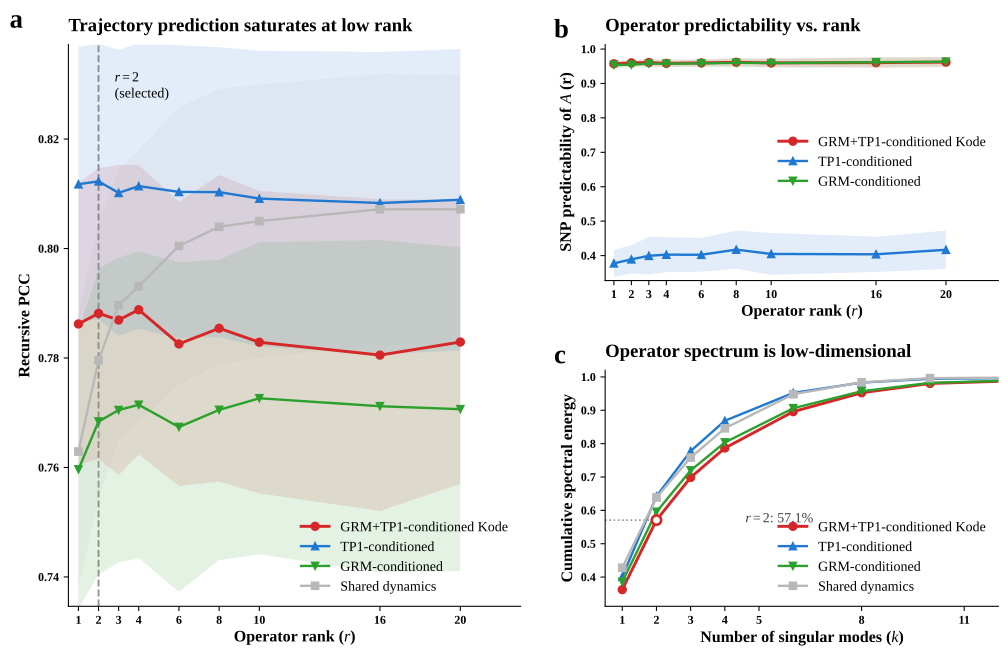

Here is the Python script that generated this plot:
# -*- coding: utf-8 -*-
"""fig_rank_rice.py — 水稻 Fig.4 (rank 分析): **一个脚本出 a / b / c 三个面板**。

数据全部自动读取 (与 fig_rank_arab.py 同一模板):
  panel a : outputs/reproduce/rank_sweep_rice_dg10/agg.csv   -> pcc_mean / pcc_std   (轨迹预测 PCC vs rank)
  panel b : 同上                               -> ext_A_mean / ext_A_std (算子 A 的 SNP 可预测性 vs rank)
  panel c : 同目录 fig_rank_rice_energy.csv (cond, k, energy);
            没有则从 outputs/reproduce/rank_sweep_rice_dg10/cache/f*_{cond}_r20_i*_ep1000.npz 现算累积谱能量
            (与玉米 panel c 同一口径, 最大 rank 20=P)

输出 (同目录):
  fig_rank_rice.svg        只出 SVG
  fig_rank_rice_data.csv   画图长表 (panel, dataset, series, x, mean, sd)  —— 便于复核

线名与图三 (cond ladder) 统一:
  full -> GRM+TP1-conditioned Kode | tp1 -> TP1-conditioned | grm -> GRM-conditioned | const -> Shared dynamics
注意: rice 的 full 低于 tp1only/const, 即 GRM 在该数据集上是负贡献 (与 cond ladder 一致)。
"""
import os, glob, sys
import numpy as np
import pandas as pd
import matplotlib
matplotlib.use("Agg")
import matplotlib.pyplot as plt
from matplotlib.gridspec import GridSpec

HERE = os.path.dirname(os.path.abspath(__file__))
BASE = os.path.normpath(os.path.join(HERE, "..", "..", "..", ".."))
RUN  = os.path.join(BASE, "outputs", "reproduce", "rank_sweep_rice_dg10")
AGG  = os.path.join(RUN, "agg.csv")
CACHE= os.path.join(RUN, "cache")
OUT  = os.path.join(HERE, "fig_rank_rice.svg")
DATA = os.path.join(HERE, "fig_rank_rice_data.csv")
ENERG= os.path.join(HERE, "fig_rank_rice_energy.csv")   # panel c 现成谱能量 (没有才从 cache 现算)
DS   = "rice"
MAXR = 20                                  # 谱能量用最大 rank (=P=20) 的 cache
KS   = [1, 2, 3, 4, 6, 8, 10, 16, 20]   # 与 rank 网格一致
COND2SERIES = {"full": "full", "tp1only": "tp1", "grmonly": "grm", "const": "shared"}

plt.rcParams.update({
    "font.family": "serif", "font.serif": ["Times New Roman", "DejaVu Serif"],
    "font.size": 10.5, "axes.labelweight": "bold", "axes.titleweight": "bold",
    "mathtext.fontset": "custom", "mathtext.rm": "Times New Roman",
    "mathtext.it": "Times New Roman:italic", "mathtext.bf": "Times New Roman:bold",
    "savefig.dpi": 300, "figure.dpi": 110, "svg.fonttype": "none",
})

# 线名/线型 (与图三统一; 要改线就改这里)
SERIES_STYLE = {
    "full":   dict(color="#d62728", marker="o", ls="-", lw=2.2, ms=6.0, label="GRM+TP1-conditioned Kode"),
    "tp1":    dict(color="#1f78d1", marker="^", ls="-", lw=1.8, ms=5.5, label="TP1-conditioned"),
    "grm":    dict(color="#2ca02c", marker="v", ls="-", lw=1.8, ms=5.5, label="GRM-conditioned"),
    "shared": dict(color="#b8b8b8", marker="s", ls="-", lw=1.8, ms=5.5, label="Shared dynamics"),
}
ORDER = ["full", "tp1", "grm", "shared"]
EXCLUDE = {"b": {"shared"}}     # const/shared 的算子无方差 -> SNP 可预测性无定义


def cum_energy(K):
    """K: (N, P, P). 逐个体累积谱能量份额 -> (N, P)."""
    sv = np.linalg.svd(K, compute_uv=False)
    esq = sv ** 2
    return np.cumsum(esq, axis=1) / esq.sum(1)[:, None]


def add(rows, panel, series, x, mean, sd=np.nan):
    rows.append(dict(panel=panel, dataset=DS, series=series, x=int(x),
                     mean=float(mean), sd=float(sd) if sd is not None and np.isfinite(sd) else np.nan))


def build_data():
    if not os.path.isfile(AGG):
        raise SystemExit(f"缺少 {AGG}\n先跑 rank sweep:  python reproduce/arab/knode_rank_genetics_value_arab.py")
    agg = pd.read_csv(AGG)
    rows = []
    for _, r in agg.iterrows():
        s = COND2SERIES.get(r["cond"])
        if s is None:
            continue
        add(rows, "a", s, r["rank"], r["pcc_mean"], r.get("pcc_std"))
        add(rows, "b", s, r["rank"], r["ext_A_mean"], r.get("ext_A_std"))

    # ---- panel c: 优先读现成的 energy csv (本地画图用); 没有才从 max-rank cache 现算 (服务器上) ----
    if os.path.isfile(ENERG):
        en = pd.read_csv(ENERG)
        print(f"[panel c] 读现成 {ENERG} (rows={len(en)})")
    else:
        files = sorted(glob.glob(os.path.join(CACHE, f"f*_*_r{MAXR}_i*_ep*.npz")))
        if not files:
            raise SystemExit(f"既没有 {ENERG}, 也没有 r{MAXR} 的 cache: {CACHE}/f*_*_r{MAXR}_i*_ep*.npz\n"
                             f"先跑 rank sweep (RANKS 里含 {MAXR}), 或把服务器的 energy_maxrank.csv 拷来当 {os.path.basename(ENERG)}")
        print(f"[panel c] 没有 {os.path.basename(ENERG)}, 用 {len(files)} 个 r{MAXR} 的 npz 现算谱能量")
        recs = []
        for f in files:
            b = os.path.basename(f)
            # 文件名: f{fold}_{cond}_r{rank}_i{inner}_ep{epochs}.npz
            cond = b.split("_", 1)[1].split("_r")[0]
            z = np.load(f, allow_pickle=True)
            K = (z["U"] @ z["V"]).astype(np.float32)
            ce = cum_energy(K).mean(0)             # 对个体平均
            for k in KS:
                recs.append(dict(cond=cond, k=k, energy=float(ce[k - 1])))
        en = pd.DataFrame(recs).groupby(["cond", "k"], as_index=False)["energy"].mean()   # 对 fold x inner 平均
        en.to_csv(ENERG, index=False)
        print(f"[panel c] 现算并保存 -> {ENERG}")
    for _, r in en.iterrows():
        s = COND2SERIES.get(r["cond"])
        if s is not None:
            add(rows, "c", s, r["k"], r["energy"], None)

    d = pd.DataFrame(rows)
    d.to_csv(DATA, index=False)
    print(f"saved -> {DATA} | rows = {len(d)}")
    print(d.groupby(["panel", "series"]).size().to_string())
    return d


def get(d, panel, s):
    sub = d[(d.panel == panel) & (d.series == s)].sort_values("x")
    return sub["x"].values, sub["mean"].values, sub["sd"].values


def draw(ax, d, panel, with_band=True):
    handles = []
    excl = EXCLUDE.get(panel, set())
    for s in ORDER:
        if s in excl:
            continue
        x, y, sd = get(d, panel, s)
        if len(x) == 0 or not np.isfinite(y).any():
            continue
        st = SERIES_STYLE[s]
        if with_band and np.isfinite(sd).any():
            ax.fill_between(x, y - sd, y + sd, color=st["color"], alpha=0.13, lw=0, zorder=2)
        ln, = ax.plot(x, y, marker=st["marker"], ms=st["ms"], lw=st["lw"], ls=st["ls"],
                      color=st["color"], zorder=3)
        handles.append(ln)
    return handles


def main():
    d = build_data()
    fig = plt.figure(figsize=(12.5, 7.6))
    gs = GridSpec(2, 2, width_ratios=[1.15, 1.0], height_ratios=[1.0, 1.0], wspace=0.20, hspace=0.38)
    ax1 = fig.add_subplot(gs[:, 0]); ax2 = fig.add_subplot(gs[0, 1]); ax3 = fig.add_subplot(gs[1, 1])

    # ---- a ----
    h = draw(ax1, d, "a")
    ax1.axvline(2, ls="--", lw=1.4, color="gray", alpha=0.85, zorder=1)
    ax1.set_title("Trajectory prediction saturates at low rank", loc="left", fontsize=14,
                  fontweight="bold", pad=10)
    ax1.set_xlabel(r"Operator rank ($r$)", fontsize=12); ax1.set_ylabel("Recursive PCC", fontsize=12)
    xr = get(d, "a", "full")[0]
    ax1.set_xlim(0.5, float(xr.max()) + 3)
    vals = [v for s in ORDER if s not in EXCLUDE.get("a", set()) for v in get(d, "a", s)[1] if np.isfinite(v)]
    lo, hi = min(vals) - 0.025, max(vals) + 0.025
    ax1.set_ylim(lo, hi)
    ax1.text(2.8, hi - 0.005, r"$r=2$" + "\n(selected)", fontsize=10.5, va="top")
    ax1.set_xticks(xr)
    ax1.legend(handles=h, labels=[SERIES_STYLE[s]["label"] for s in ORDER
               if len(get(d, "a", s)[0])], frameon=False, fontsize=10.5, loc="lower right")

    # ---- b ----
    h = draw(ax2, d, "b")
    ax2.set_title("Operator predictability vs. rank", loc="left", fontsize=14, fontweight="bold", pad=10)
    ax2.set_xlabel(r"Operator rank ($r$)", fontsize=12)
    ax2.set_ylabel(r"SNP predictability of $A$ (r)", fontsize=12)
    ax2.set_xlim(0.5, float(xr.max()) + 3)
    bvals = [v for s in ORDER if s not in EXCLUDE.get("b", set()) for v in get(d, "b", s)[1] if np.isfinite(v)]
    ax2.set_ylim(min(bvals) - 0.05, max(bvals) + 0.05)
    ax2.set_xticks(xr)
    ax2.legend(handles=h, labels=[SERIES_STYLE[s]["label"] for s in ORDER
               if s not in EXCLUDE.get("b", set()) and len(get(d, "b", s)[0])],
               frameon=False, fontsize=10.5, loc="center right")

    # ---- c ----
    h = draw(ax3, d, "c", with_band=False)
    # ---- rank=2 时 full 算子所占的谱能量份额 (不再标 90% 线: 想说明的是 r=2 已占很大份额) ----
    _xf, _yf, _ = get(d, "c", "full")
    _k2 = int(np.where(_xf == 2)[0][0])
    _y2 = float(_yf[_k2])
    ax3.hlines(_y2, 0.5, 2, ls=":", lw=1.2, color="0.55", zorder=1)
    ax3.plot([2], [_y2], marker="o", ms=7, mfc="white",
             mec=SERIES_STYLE["full"]["color"], mew=2.0, zorder=5)
    # 2026-09-22: 原来放在 x=2.5 会压在 k=2~4 的曲线交叠区上, 右移到曲线下方的空白楔形区
    ax3.text(4.6, _y2, r"$r=2$: %.1f%%" % (100 * _y2), fontsize=10.5, va="center", color="0.25")
    ax3.set_title("Operator spectrum is low-dimensional", loc="left", fontsize=14,
                  fontweight="bold", pad=10)
    ax3.set_xlabel(r"Number of singular modes ($k$)", fontsize=12)
    ax3.set_ylabel("Cumulative spectral energy", fontsize=12)
    # y 轴自适应: 按 x 显示范围内的所有点定下限, 避免低 k 的点被裁掉
    _vals = []
    for _s in ORDER:
        _xs, _ys, _sd = get(d, "c", _s)
        _vals += [float(_v) for _xx, _v in zip(_xs, _ys) if _xx <= 12 and np.isfinite(_v)]
    ax3.set_xlim(0.5, 12); ax3.set_ylim(min(_vals) - 0.05, 1.02)
    ax3.set_xticks([1, 2, 3, 4, 5, 8, 11])
    ax3.legend(handles=h, labels=[SERIES_STYLE[s]["label"] for s in ORDER
               if len(get(d, "c", s)[0])], frameon=False, fontsize=10.5, loc="lower right")

    for ax, lab in [(ax1, "a"), (ax2, "b"), (ax3, "c")]:
        ax.spines["top"].set_visible(False); ax.spines["right"].set_visible(False)
        ax.tick_params(axis="both", labelsize=9)
        for t in ax.get_xticklabels() + ax.get_yticklabels():
            t.set_fontweight("bold")
        ax.text(-0.13, 1.03, lab, transform=ax.transAxes, fontsize=20, fontweight="bold")

    fig.tight_layout()
    for ext in ("svg",):        # 只出 SVG
        out = os.path.join(HERE, f"fig_rank_rice.{ext}")
        fig.savefig(out, bbox_inches="tight")
        print("saved ->", out)
    plt.close(fig)


if __name__ == "__main__":
    print("run dir ->", RUN)
    main()
